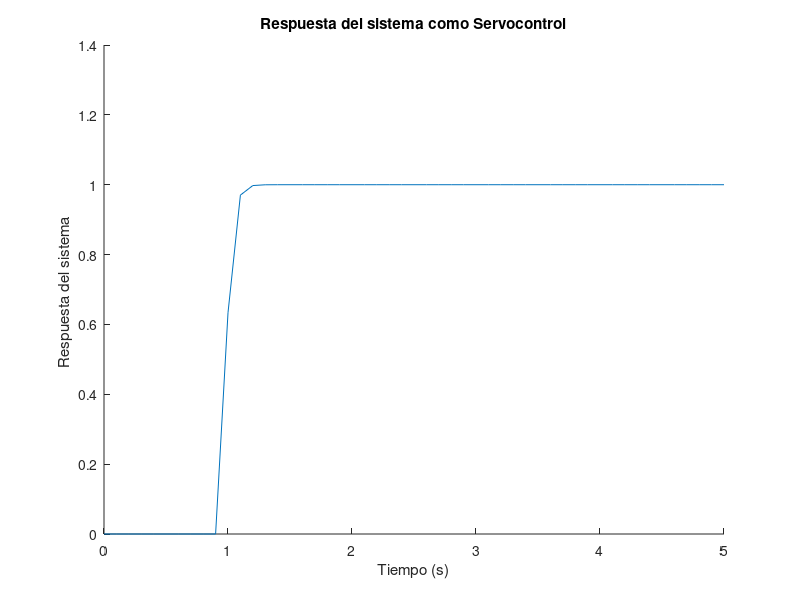

Reproduce this figure in MATLAB. (Note: this script raises an error after producing the figure.)
%% Primer controlador PI
clear all;
close all;
clc
% Respuesta del sistema en lazo cerrado
s = tf ('s') ;
P = -0.174445/(1 +0.013864*s);
C = -1.983*(1 + 1/(0.0138*s))
t = [0:0.1:5];
Myr = (C*P)/(1 + C*P);
r = 0;
r (t >= 1) = 1;
yr = lsim(Myr, r, t);

figure (1) ;
title ('Respuesta del sistema como Servocontrol') ;
xlabel ('Tiempo (s)') ;
ylabel ('Respuesta del sistema ') ;
hold on ;
plot (t , yr) %grafica la salida de servo control 

% Respuesta en sisotool
L_siso = -12.64/s
sisotool(L_siso)

% Discretización del controlador
Cz = c2d(C, 0.1, "tustin")



